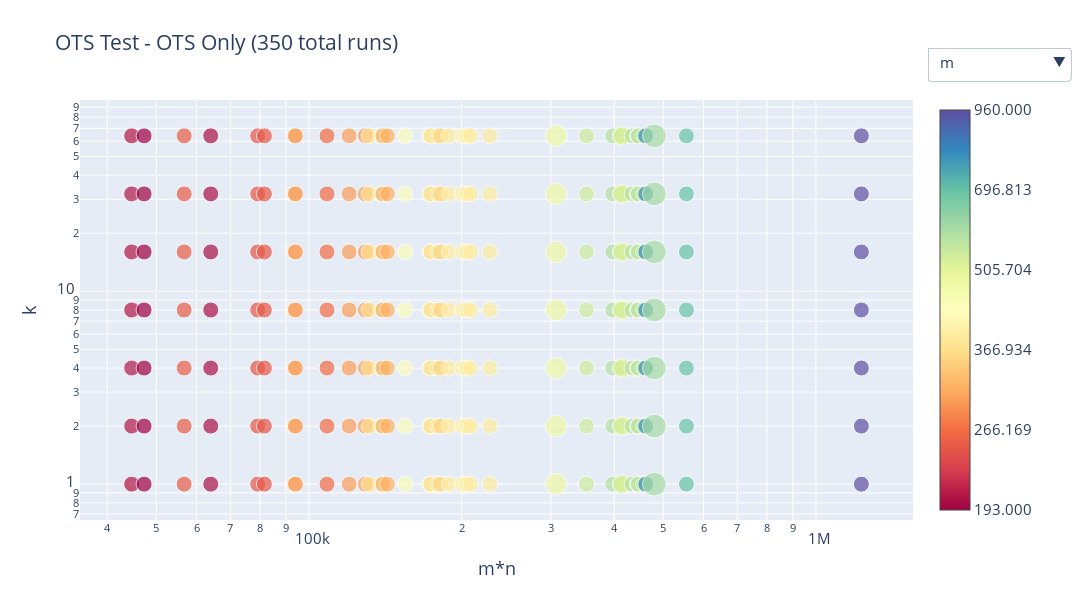

This figure's notebook cell:
### Code cell
# title = 'OTS Test'
x = 'm*n'
y = 'k'
remove_outliers = 0
logscale = (True, True)
font_size = 15

filter = {'c_name': lambda x: (x == 'g_ots'),
          'type': lambda x: (x == 'horse'),
          'method': lambda x: (x != 'Householder')}
fig = plot_agg_global_df(x=x, y=y, remove_outliers=remove_outliers, dataframe_path=df_path,
                         filter=filter, new_col=new_col, remove_col=remove_col,
                         logscale=logscale, title=title + ' - OTS Only', font_size = font_size
                   )
fig.write_html('./data/plots/' + title.replace(' ', '_').lower() + '_' + str(next(counter)) + '.html')
fig.show()

### Figure 1 — Plotly figure (JSON) as saved in the notebook; plotly's stock layout.template omitted (floating-point values rounded to 4 significant figures; data arrays with more than 128 entries replaced by an {"elided": "..."} marker saying what was removed)
{"data": [{"hoverinfo": "text", "marker": {"color": {"elided": "280 float values"}, "colorbar": {"ticktext": ["193.000", "266.169", "366.934", "505.704", "696.813", "960.000"], "tickvals": [0, 0.2, 0.4, 0.6, 0.8, 1]}, "colorscale": [[0, "rgb(158,1,66)"], [0.1, "rgb(213,62,79)"], [0.2, "rgb(244,109,67)"], [0.3, "rgb(253,174,97)"], [0.4, "rgb(254,224,139)"], [0.5, "rgb(255,255,191)"], [0.6, "rgb(230,245,152)"], [0.7, "rgb(171,221,164)"], [0.8, "rgb(102,194,165)"], [0.9, "rgb(50,136,189)"], [1, "rgb(94,79,162)"]], "showscale": true, "size": {"elided": "280 float values"}}, "mode": "markers", "name": "m", "text": {"elided": "280 str values"}, "type": "scatter", "visible": true, "x": {"elided": "280 int values"}, "y": {"elided": "280 int values"}}, {"hoverinfo": "text", "marker": {"color": {"elided": "280 float values"}, "colorbar": {"ticktext": ["218.000", "310.792", "442.901", "630.986", "898.763", "1280.000"], "tickvals": [0, 0.2, 0.4, 0.6, 0.8, 1]}, "colorscale": [[0, "rgb(158,1,66)"], [0.1, "rgb(213,62,79)"], [0.2, "rgb(244,109,67)"], [0.3, "rgb(253,174,97)"], [0.4, "rgb(254,224,139)"], [0.5, "rgb(255,255,191)"], [0.6, "rgb(230,245,152)"], [0.7, "rgb(171,221,164)"], [0.8, "rgb(102,194,165)"], [0.9, "rgb(50,136,189)"], [1, "rgb(94,79,162)"]], "showscale": true, "size": {"elided": "280 float values"}}, "mode": "markers", "name": "n", "text": {"elided": "280 str values"}, "type": "scatter", "visible": false, "x": {"elided": "280 int values"}, "y": {"elided": "280 int values"}}, {"hoverinfo": "text", "marker": {"color": {"elided": "280 float values"}, "colorbar": {"ticktext": ["3.000", "13.167", "49.174", "176.701", "628.361", "2228.000"], "tickvals": [0, 0.2, 0.4, 0.6, 0.8, 1]}, "colorscale": [[0, "rgb(158,1,66)"], [0.1, "rgb(213,62,79)"], [0.2, "rgb(244,109,67)"], [0.3, "rgb(253,174,97)"], [0.4, "rgb(254,224,139)"], [0.5, "rgb(255,255,191)"], [0.6, "rgb(230,245,152)"], [0.7, "rgb(171,221,164)"], [0.8, "rgb(102,194,165)"], [0.9, "rgb(50,136,189)"], [1, "rgb(94,79,162)"]], "showscale": true, "size": {"elided": "280 float values"}}, "mode": "markers", "name": "n_iteration", "text": {"elided": "280 str values"}, "type": "scatter", "visible": false, "x": {"elided": "280 int values"}, "y": {"elided": "280 int values"}}, {"hoverinfo": "text", "marker": {"color": {"elided": "280 float values"}, "colorbar": {"ticktext": ["0.000", "0.002", "0.005", "0.007", "0.009", "0.011"], "tickvals": [0, 0.2, 0.4, 0.6, 0.8, 1]}, "colorscale": [[0, "rgb(158,1,66)"], [0.1, "rgb(213,62,79)"], [0.2, "rgb(244,109,67)"], [0.3, "rgb(253,174,97)"], [0.4, "rgb(254,224,139)"], [0.5, "rgb(255,255,191)"], [0.6, "rgb(230,245,152)"], [0.7, "rgb(171,221,164)"], [0.8, "rgb(102,194,165)"], [0.9, "rgb(50,136,189)"], [1, "rgb(94,79,162)"]], "showscale": true, "size": {"elided": "280 float values"}}, "mode": "markers", "name": "step_time", "text": {"elided": "280 str values"}, "type": "scatter", "visible": false, "x": {"elided": "280 int values"}, "y": {"elided": "280 int values"}}, {"hoverinfo": "text", "marker": {"color": {"elided": "280 float values"}, "colorbar": {"ticktext": ["0.000", "0.799", "2.236", "4.819", "9.465", "17.821"], "tickvals": [0, 0.2, 0.4, 0.6, 0.8, 1]}, "colorscale": [[0, "rgb(158,1,66)"], [0.1, "rgb(213,62,79)"], [0.2, "rgb(244,109,67)"], [0.3, "rgb(253,174,97)"], [0.4, "rgb(254,224,139)"], [0.5, "rgb(255,255,191)"], [0.6, "rgb(230,245,152)"], [0.7, "rgb(171,221,164)"], [0.8, "rgb(102,194,165)"], [0.9, "rgb(50,136,189)"], [1, "rgb(94,79,162)"]], "showscale": true, "size": {"elided": "280 float values"}}, "mode": "markers", "name": "tot_time", "text": {"elided": "280 str values"}, "type": "scatter", "visible": false, "x": {"elided": "280 int values"}, "y": {"elided": "280 int values"}}, {"hoverinfo": "text", "marker": {"color": {"elided": "280 float values"}, "colorbar": {"ticktext": ["0.000", "0.002", "0.004", "0.006", "0.008", "0.010"], "tickvals": [0, 0.2, 0.4, 0.6, 0.8, 1]}, "colorscale": [[0, "rgb(158,1,66)"], [0.1, "rgb(213,62,79)"], [0.2, "rgb(244,109,67)"], [0.3, "rgb(253,174,97)"], [0.4, "rgb(254,224,139)"], [0.5, "rgb(255,255,191)"], [0.6, "rgb(230,245,152)"], [0.7, "rgb(171,221,164)"], [0.8, "rgb(102,194,165)"], [0.9, "rgb(50,136,189)"], [1, "rgb(94,79,162)"]], "showscale": true, "size": {"elided": "280 float values"}}, "mode": "markers", "name": "qr_time", "text": {"elided": "280 str values"}, "type": "scatter", "visible": false, "x": {"elided": "280 int values"}, "y": {"elided": "280 int values"}}, {"hoverinfo": "text", "marker": {"color": {"elided": "280 float values"}, "colorbar": {"ticktext": ["0.000", "0.000", "0.001", "0.001", "0.001", "0.001"], "tickvals": [0, 0.2, 0.4, 0.6, 0.8, 1]}, "colorscale": [[0, "rgb(158,1,66)"], [0.1, "rgb(213,62,79)"], [0.2, "rgb(244,109,67)"], [0.3, "rgb(253,174,97)"], [0.4, "rgb(254,224,139)"], [0.5, "rgb(255,255,191)"], [0.6, "rgb(230,245,152)"], [0.7, "rgb(171,221,164)"], [0.8, "rgb(102,194,165)"], [0.9, "rgb(50,136,189)"], [1, "rgb(94,79,162)"]], "showscale": true, "size": {"elided": "280 float values"}}, "mode": "markers", "name": "manip_time", "text": {"elided": "280 str values"}, "type": "scatter", "visible": false, "x": {"elided": "280 int values"}, "y": {"elided": "280 int values"}}, {"hoverinfo": "text", "marker": {"color": {"elided": "280 float values"}, "colorbar": {"ticktext": ["0.000", "0.000", "0.001", "0.001", "0.002", "0.002"], "tickvals": [0, 0.2, 0.4, 0.6, 0.8, 1]}, "colorscale": [[0, "rgb(158,1,66)"], [0.1, "rgb(213,62,79)"], [0.2, "rgb(244,109,67)"], [0.3, "rgb(253,174,97)"], [0.4, "rgb(254,224,139)"], [0.5, "rgb(255,255,191)"], [0.6, "rgb(230,245,152)"], [0.7, "rgb(171,221,164)"], [0.8, "rgb(102,194,165)"], [0.9, "rgb(50,136,189)"], [1, "rgb(94,79,162)"]], "showscale": true, "size": {"elided": "280 float values"}}, "mode": "markers", "name": "bw_time", "text": {"elided": "280 str values"}, "type": "scatter", "visible": false, "x": {"elided": "280 int values"}, "y": {"elided": "280 int values"}}, {"hoverinfo": "text", "marker": {"color": {"elided": "280 float values"}, "colorbar": {"ticktext": ["606.225", "1444.670", "3440.823", "8193.226", "19507.656", "46444.838"], "tickvals": [0, 0.2, 0.4, 0.6, 0.8, 1]}, "colorscale": [[0, "rgb(158,1,66)"], [0.1, "rgb(213,62,79)"], [0.2, "rgb(244,109,67)"], [0.3, "rgb(253,174,97)"], [0.4, "rgb(254,224,139)"], [0.5, "rgb(255,255,191)"], [0.6, "rgb(230,245,152)"], [0.7, "rgb(171,221,164)"], [0.8, "rgb(102,194,165)"], [0.9, "rgb(50,136,189)"], [1, "rgb(94,79,162)"]], "showscale": true, "size": {"elided": "280 float values"}}, "mode": "markers", "name": "obj_fun_abs", "text": {"elided": "280 str values"}, "type": "scatter", "visible": false, "x": {"elided": "280 int values"}, "y": {"elided": "280 int values"}}, {"hoverinfo": "text", "marker": {"color": {"elided": "280 float values"}, "colorbar": {"ticktext": ["0.019", "0.098", "0.183", "0.274", "0.373", "0.479"], "tickvals": [0, 0.2, 0.4, 0.6, 0.8, 1]}, "colorscale": [[0, "rgb(158,1,66)"], [0.1, "rgb(213,62,79)"], [0.2, "rgb(244,109,67)"], [0.3, "rgb(253,174,97)"], [0.4, "rgb(254,224,139)"], [0.5, "rgb(255,255,191)"], [0.6, "rgb(230,245,152)"], [0.7, "rgb(171,221,164)"], [0.8, "rgb(102,194,165)"], [0.9, "rgb(50,136,189)"], [1, "rgb(94,79,162)"]], "showscale": true, "size": {"elided": "280 float values"}}, "mode": "markers", "name": "obj_fun_rel", "text": {"elided": "280 str values"}, "type": "scatter", "visible": false, "x": {"elided": "280 int values"}, "y": {"elided": "280 int values"}}, {"hoverinfo": "text", "marker": {"color": {"elided": "280 float values"}, "colorbar": {"ticktext": ["0.000", "0.000", "0.000", "0.000", "0.000", "0.000"], "tickvals": [0, 0.2, 0.4, 0.6, 0.8, 1]}, "colorscale": [[0, "rgb(158,1,66)"], [0.1, "rgb(213,62,79)"], [0.2, "rgb(244,109,67)"], [0.3, "rgb(253,174,97)"], [0.4, "rgb(254,224,139)"], [0.5, "rgb(255,255,191)"], [0.6, "rgb(230,245,152)"], [0.7, "rgb(171,221,164)"], [0.8, "rgb(102,194,165)"], [0.9, "rgb(50,136,189)"], [1, "rgb(94,79,162)"]], "showscale": true, "size": {"elided": "280 float values"}}, "mode": "markers", "name": "error_ratio", "text": {"elided": "280 str values"}, "type": "scatter", "visible": false, "x": {"elided": "280 int values"}, "y": {"elided": "280 int values"}}, {"hoverinfo": "text", "marker": {"color": {"elided": "280 float values"}, "colorbar": {"ticktext": ["42.634", "91.055", "193.211", "408.732", "863.423", "1822.695"], "tickvals": [0, 0.2, 0.4, 0.6, 0.8, 1]}, "colorscale": [[0, "rgb(158,1,66)"], [0.1, "rgb(213,62,79)"], [0.2, "rgb(244,109,67)"], [0.3, "rgb(253,174,97)"], [0.4, "rgb(254,224,139)"], [0.5, "rgb(255,255,191)"], [0.6, "rgb(230,245,152)"], [0.7, "rgb(171,221,164)"], [0.8, "rgb(102,194,165)"], [0.9, "rgb(50,136,189)"], [1, "rgb(94,79,162)"]], "showscale": true, "size": {"elided": "280 float values"}}, "mode": "markers", "name": "U_norm", "text": {"elided": "280 str values"}, "type": "scatter", "visible": false, "x": {"elided": "280 int values"}, "y": {"elided": "280 int values"}}, {"hoverinfo": "text", "marker": {"color": {"elided": "280 float values"}, "colorbar": {"ticktext": ["86.940", "151.517", "263.514", "457.755", "794.631", "1378.886"], "tickvals": [0, 0.2, 0.4, 0.6, 0.8, 1]}, "colorscale": [[0, "rgb(158,1,66)"], [0.1, "rgb(213,62,79)"], [0.2, "rgb(244,109,67)"], [0.3, "rgb(253,174,97)"], [0.4, "rgb(254,224,139)"], [0.5, "rgb(255,255,191)"], [0.6, "rgb(230,245,152)"], [0.7, "rgb(171,221,164)"], [0.8, "rgb(102,194,165)"], [0.9, "rgb(50,136,189)"], [1, "rgb(94,79,162)"]], "showscale": true, "size": {"elided": "280 float values"}}, "mode": "markers", "name": "V_norm", "text": {"elided": "280 str values"}, "type": "scatter", "visible": false, "x": {"elided": "280 int values"}, "y": {"elided": "280 int values"}}, {"hoverinfo": "text", "marker": {"color": {"elided": "280 float values"}, "colorbar": {"ticktext": ["2.797", "11.896", "42.799", "147.763", "504.269", "1715.133"], "tickvals": [0, 0.2, 0.4, 0.6, 0.8, 1]}, "colorscale": [[0, "rgb(158,1,66)"], [0.1, "rgb(213,62,79)"], [0.2, "rgb(244,109,67)"], [0.3, "rgb(253,174,97)"], [0.4, "rgb(254,224,139)"], [0.5, "rgb(255,255,191)"], [0.6, "rgb(230,245,152)"], [0.7, "rgb(171,221,164)"], [0.8, "rgb(102,194,165)"], [0.9, "rgb(50,136,189)"], [1, "rgb(94,79,162)"]], "showscale": true, "size": {"elided": "280 float values"}}, "mode": "markers", "name": "U_V_norm_diff", "text": {"elided": "280 str values"}, "type": "scatter", "visible": false, "x": {"elided": "280 int values"}, "y": {"elided": "280 int values"}}, {"hoverinfo": "text", "marker": {"color": {"elided": "280 float values"}, "colorbar": {"ticktext": ["193.000", "266.169", "366.934", "505.704", "696.813", "960.000"], "tickvals": [0, 0.2, 0.4, 0.6, 0.8, 1]}, "colorscale": [[0, "rgb(158,1,66)"], [0.1, "rgb(213,62,79)"], [0.2, "rgb(244,109,67)"], [0.3, "rgb(253,174,97)"], [0.4, "rgb(254,224,139)"], [0.5, "rgb(255,255,191)"], [0.6, "rgb(230,245,152)"], [0.7, "rgb(171,221,164)"], [0.8, "rgb(102,194,165)"], [0.9, "rgb(50,136,189)"], [1, "rgb(94,79,162)"]], "showscale": true, "size": {"elided": "280 float values"}}, "mode": "markers", "name": "A_rank", "text": {"elided": "280 str values"}, "type": "scatter", "visible": false, "x": {"elided": "280 int values"}, "y": {"elided": "280 int values"}}], "layout": {"font": {"size": 15}, "height": 600, "title": {"text": "OTS Test - OTS Only (350 total runs)"}, "updatemenus": [{"active": 0, "buttons": [{"args": [{"visible": [true, false, false, false, false, false, false, false, false, false, false, false, false, false, false]}, {"annotations": []}], "label": "m", "method": "update"}, {"args": [{"visible": [false, true, false, false, false, false, false, false, false, false, false, false, false, false, false]}, {"annotations": []}], "label": "n", "method": "update"}, {"args": [{"visible": [false, false, true, false, false, false, false, false, false, false, false, false, false, false, false]}, {"annotations": []}], "label": "n_iteration", "method": "update"}, {"args": [{"visible": [false, false, false, true, false, false, false, false, false, false, false, false, false, false, false]}, {"annotations": []}], "label": "step_time", "method": "update"}, {"args": [{"visible": [false, false, false, false, true, false, false, false, false, false, false, false, false, false, false]}, {"annotations": []}], "label": "tot_time", "method": "update"}, {"args": [{"visible": [false, false, false, false, false, true, false, false, false, false, false, false, false, false, false]}, {"annotations": []}], "label": "qr_time", "method": "update"}, {"args": [{"visible": [false, false, false, false, false, false, true, false, false, false, false, false, false, false, false]}, {"annotations": []}], "label": "manip_time", "method": "update"}, {"args": [{"visible": [false, false, false, false, false, false, false, true, false, false, false, false, false, false, false]}, {"annotations": []}], "label": "bw_time", "method": "update"}, {"args": [{"visible": [false, false, false, false, false, false, false, false, true, false, false, false, false, false, false]}, {"annotations": []}], "label": "obj_fun_abs", "method": "update"}, {"args": [{"visible": [false, false, false, false, false, false, false, false, false, true, false, false, false, false, false]}, {"annotations": []}], "label": "obj_fun_rel", "method": "update"}, {"args": [{"visible": [false, false, false, false, false, false, false, false, false, false, true, false, false, false, false]}, {"annotations": []}], "label": "error_ratio", "method": "update"}, {"args": [{"visible": [false, false, false, false, false, false, false, false, false, false, false, true, false, false, false]}, {"annotations": []}], "label": "U_norm", "method": "update"}, {"args": [{"visible": [false, false, false, false, false, false, false, false, false, false, false, false, true, false, false]}, {"annotations": []}], "label": "V_norm", "method": "update"}, {"args": [{"visible": [false, false, false, false, false, false, false, false, false, false, false, false, false, true, false]}, {"annotations": []}], "label": "U_V_norm_diff", "method": "update"}, {"args": [{"visible": [false, false, false, false, false, false, false, false, false, false, false, false, false, false, true]}, {"annotations": []}], "label": "A_rank", "method": "update"}], "direction": "down", "pad": {"r": 10, "t": 10}, "showactive": true, "x": 1.2, "xanchor": "right", "y": 1.15, "yanchor": "top"}], "width": 1100, "xaxis": {"title": {"text": "m*n"}, "type": "log"}, "yaxis": {"title": {"text": "k"}, "type": "log"}}}
